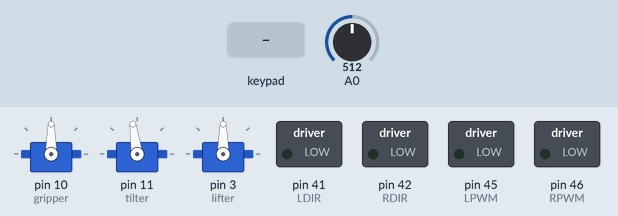
Recording of a sketch running on a simulated Arduino Mega 2560, built with avr-gcc and run on an emulated ATmega2560. On the bench: 3 × servo, switched loads named in the sketch (green lamp = pin HIGH). The test bench sets the inputs (shaded band); at power-on: A0 = 512. What the sketch prints to the serial monitor is not drawn.

Above: at 1.2 s.
1.3 s: key 'O' pressed
At 1.37 s:
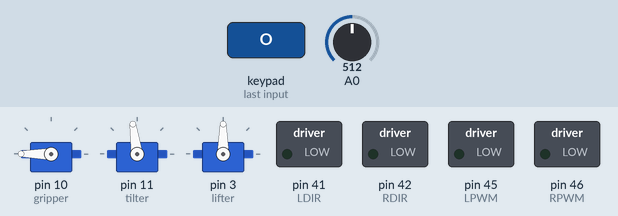
4.3 s: key 'U' pressed
At 5.2 s:
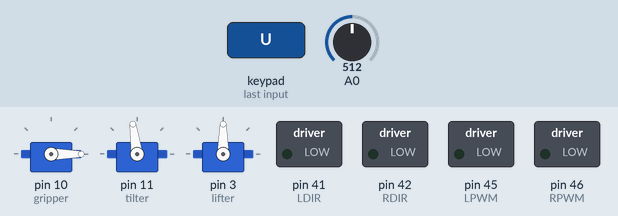
6.2 s: key 'D' pressed
At 6.9 s:
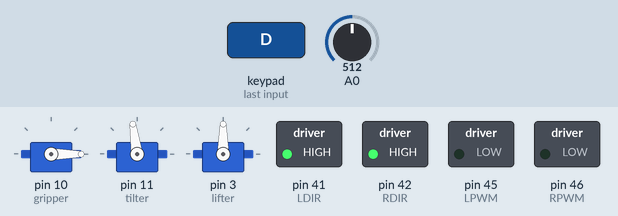
8.1 s: key 'L' pressed
At 9.5 s:
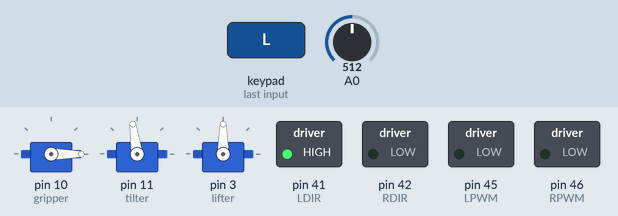
10.0 s: key 'R' pressed
At 11.0 s:
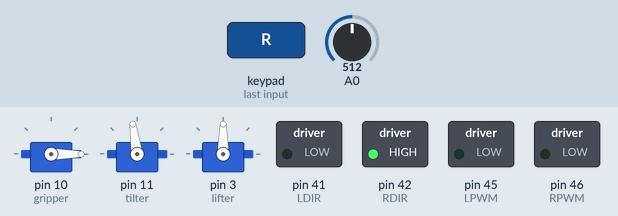
11.9 s: key 'X' pressed
At 15.7 s:
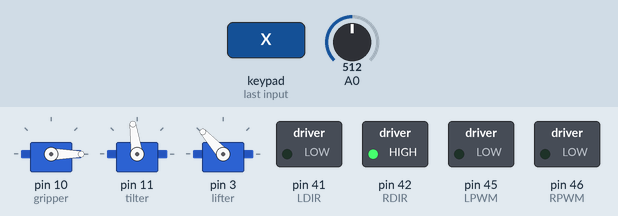
Timing chart, 0 to 15.9 s (numbered marks = the images above; inputs shaded):
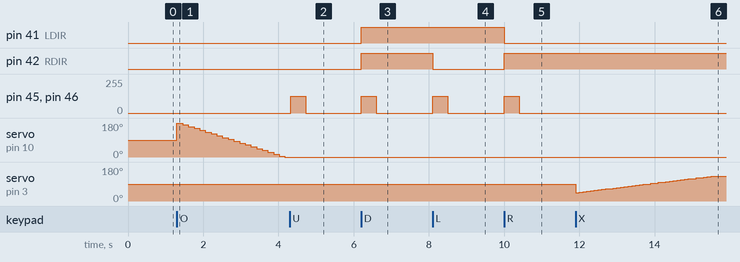

The sketch:

project1a.ino
```cpp
//Jon Grote

//definitely need the gamepad module
#define INCLUDE_GAMEPAD_MODULE
#define INCLUDE_TERMINAL_MODULE
#define INCLUDE_PINMONITOR_MODULE
#define CUSTOM_SETTINGS
#define INCLUDE_LEDCONTROL_MODULE

//must have the dabble library to communicate through the application to the blutooth
#include <Dabble.h>
#include <Servo.h>

//pin declarations:

//push button pin
//const int buttonPin = 40;

//Left wheel direction
const int LDIR = 41;
//right wheel direction
const int RDIR = 42;
//left pwm
const int LPWM = 45;
//right pwm
const int RPWM = 46;
// era pin
const int era = 18;
//ela pin
const int ela = 19;

const int gripper = 10;
// Declare servo object
Servo gripper_servo;
Servo lifter;
Servo tilter;


float X = 50.0;
//the dutycycle is now ready for an integer value corresponding to the controler's wishes. start value = 50%
float dutyCycle = 255.00 * (X / 100.00);

//set up variables for 2 debounce delays
bool currentButtonState;
bool currentButtonState2;
const int debounceDelay = 1000;

bool lastSteadyState = false;
bool lastSteadyState2 = false;

bool lastButtonState = false;
bool lastButtonState2 = false;

unsigned long lastDebounceTime = 0;
unsigned long lastDebounceTime2 = 0;

void setup()
{
    //declare the pinmodes for the wheel motors
    pinMode(LDIR, OUTPUT);
    pinMode(RDIR, OUTPUT);
    pinMode(LPWM, OUTPUT);
    pinMode(RPWM, OUTPUT);

    //declare pinmode for gripper motor position reading
    pinMode(A0, INPUT);


    // Attach servo pins to objects
    gripper_servo.attach(gripper);
    tilter.attach(11);
    lifter.attach(3);

    //being Serial communication between the mega and computer and the mega and the Blutooth using Dabble library
    Serial.begin(115200);
    Dabble.begin(9600);

} //###### end of setup routine#######

void loop()
{
    //my tilt motor is broken. everything else works. i set a value here that i estimate to be
    //roughly parallel to the ground.
    tilter.writeMicroseconds(1550);
    Dabble.processInput(); // This line is crucial in grabbing our data

    if (GamePad.isCirclePressed()) /* CONTROLS THE GRIPPER opening*/
    {
        //tilter.writeMicroseconds(1500);
        for (int pos = 2400; pos >= 500; pos -= 100)
        {
            float GPos = 5.0 * analogRead(A0) / 1023.00;
            // Serial.println(GPos);
            float calcpos = 1159.1 * GPos - 69.383;
            Serial.print("calcpos = ");
            Serial.print(calcpos);
            Serial.print(" pos =");
            Serial.println(pos);
            gripper_servo.writeMicroseconds(pos);
            delay(150);
        }
    }
    else if (GamePad.isSquarePressed()) //CONTROLS THE GRIPPER CLOSING
    {
        //tilter.writeMicroseconds(1550);
        for (int pos = 500; pos <= 2400; pos += 100)
        {
            gripper_servo.writeMicroseconds(pos);
            delay(250);
            // Serial.print("Gripper Position=");
            float GPos = 5.0 * analogRead(A0) / 1023.00;
            // Serial.println(GPos);

            /*
            i will make sure to include more of why this is here in my notebook,
            but essentially i plotted the analog values returned for each position
            that was written to the servo (or you know, for every 100 pwm increment)
            thus a trendline equation was found that equates the written position (pos)
            to the expected (calculated) position. when the values are too far apart, this
            means the arm has grasped an object, and triggers the arm to be raised  */
            float calcpos = 1159.1 * GPos - 69.383;
            Serial.print("calcpos = ");
            Serial.print(calcpos);
            Serial.print(" pos =");
            Serial.println(pos);
            if ((pos - calcpos) > 65)
            {
                STOP(); //calls a function that STOPS everything and raises the arm
                break;
            }
        } //close for loop
    }
    else if (GamePad.isTrianglePressed() == true)//a sweep that raises the arm of the robot "smoothly
    {
        tilter.writeMicroseconds(1200);
        for (int pos = 1900; pos >= 1000; pos -= 25)
        {
            lifter.writeMicroseconds(pos);
            delay(100);
        }
    }
    else if (GamePad.isCrossPressed() == true) // lower the arm
    {
        for (int pos = 1000; pos <= 1900; pos += 25)
        {
            lifter.writeMicroseconds(pos);
            delay(100);
        }
    }
    else if (GamePad.isUpPressed() == true) //move forward
    {
        digitalWrite(RDIR, LOW);
        digitalWrite(LDIR, LOW);
        analogWrite(RPWM, dutyCycle);
        analogWrite(LPWM, dutyCycle);
        //Serial.println("all of tinseltown is at DEFCON 5 until their diabolically displaced 'D' is demonstrably displayed once more. can we cool it with the alliteration?");
    }

    //if down is pressed, drive both motors backwards at dutycycle%. LOW is forwards
    else if (GamePad.isDownPressed() == true)
    {
        digitalWrite(RDIR, HIGH);
        digitalWrite(LDIR, HIGH);
        analogWrite(RPWM, dutyCycle);
        analogWrite(LPWM, dutyCycle);
    }

    //if left is pressed, drive the right motor forwards at dutycycle%.
    //drive the left motor backwards at dutycycle%
    else if (GamePad.isLeftPressed() == true)
    {
        digitalWrite(RDIR, LOW);
        digitalWrite(LDIR, HIGH);
        analogWrite(RPWM, dutyCycle);
        analogWrite(LPWM, dutyCycle);
    }

    //if right is pressed, drive the right motor backwards at dutycycle
    //drive the left motor forwards
    else if (GamePad.isRightPressed() == true)
    {
        digitalWrite(RDIR, HIGH);
        digitalWrite(LDIR, LOW);
        analogWrite(RPWM, dutyCycle);
        analogWrite(LPWM, dutyCycle);
    }
    else //if no inputs are given, write both motors to dutycycle of 0%, stopping them
    {
        analogWrite(RPWM, 0);
        analogWrite(LPWM, 0);
    }

    /*
    multiple boolean true signals are sent when the select button is pressed,
    thus trying to use the normal if() statement will be much like using a
    pushbutton in that it will generate somewhat aberrant behavior. a "tap"
    may send 10 signals, but holding the select button will send dozens. to get around this
    a debounce is needed so that within a specified time frame [1 second],
    only 1 press will be significant,
    and any other presses in that time frame will be ignored  */
    currentButtonState = GamePad.isSelectPressed();

    if ((millis() - lastDebounceTime) > debounceDelay)
    {
        if (currentButtonState == true && lastButtonState == false)
        {
            dutyCycle = dutyCycle + 25.5;
            lastDebounceTime = millis();
        }
        else if (currentButtonState == true && lastButtonState == true)
        {
            lastDebounceTime = millis();
        }
        lastButtonState = currentButtonState;
    }

    // set up another debounce delay for the start button
    currentButtonState2 = GamePad.isStartPressed();

    if ((millis() - lastDebounceTime2) > debounceDelay)
    {
        if (currentButtonState2 == true && lastButtonState2 == false)
        {
            dutyCycle = dutyCycle - 25.5;
            lastDebounceTime2 = millis();
        }
        else if (currentButtonState2 == true && lastButtonState2 == true)
        {
            lastDebounceTime2 = millis();
        }
        lastButtonState2 = currentButtonState2;
    }

    Serial.print("Gripper Position=");
    Serial.println(5.0 * analogRead(A0) / 1023);
    Serial.println(dutyCycle);

} // ########## end of loop routine #######

void STOP() //
{
    for (int pos = 1900; pos >= 1000; pos -= 50)
    {
        lifter.writeMicroseconds(pos);
        delay(100);
        if (pos == 1000)
        {
            break;
        }
    }
    //lifter.writeMicroseconds(1000);
}
```

Measured:
- after the input at 1.3 s, servo on pin 10 (gripper): 90° → 180° at once, → 170° 0.15 s later, → 161° 0.15 s later, → 151° 0.15 s later, … (20 changes in this stretch)
- after the input at 4.3 s, pin 45 (LPWM), pin 46 (RPWM): 0/255 → 127/255 at once, → 0/255 0.40 s later
- after the input at 6.2 s, pin 41 (LDIR), pin 42 (RDIR): LOW → HIGH at once; pin 45 (LPWM), pin 46 (RPWM): 0/255 → 127/255 at once, → 0/255 0.40 s later
- after the input at 8.1 s, pin 42 (RDIR): HIGH → LOW at once; pin 45 (LPWM), pin 46 (RPWM): 0/255 → 127/255 at once, → 0/255 0.40 s later
- after the input at 10.0 s, pin 41 (LDIR): HIGH → LOW at once; pin 42 (RDIR): LOW → HIGH at once; pin 45 (LPWM), pin 46 (RPWM): 0/255 → 127/255 at once, → 0/255 0.40 s later
- after the input at 11.9 s, servo on pin 3 (lifter): 90° → 44° at once, → 47° 0.10 s later, → 49° 0.10 s later, → 51° 0.10 s later, … (37 changes in this stretch)
